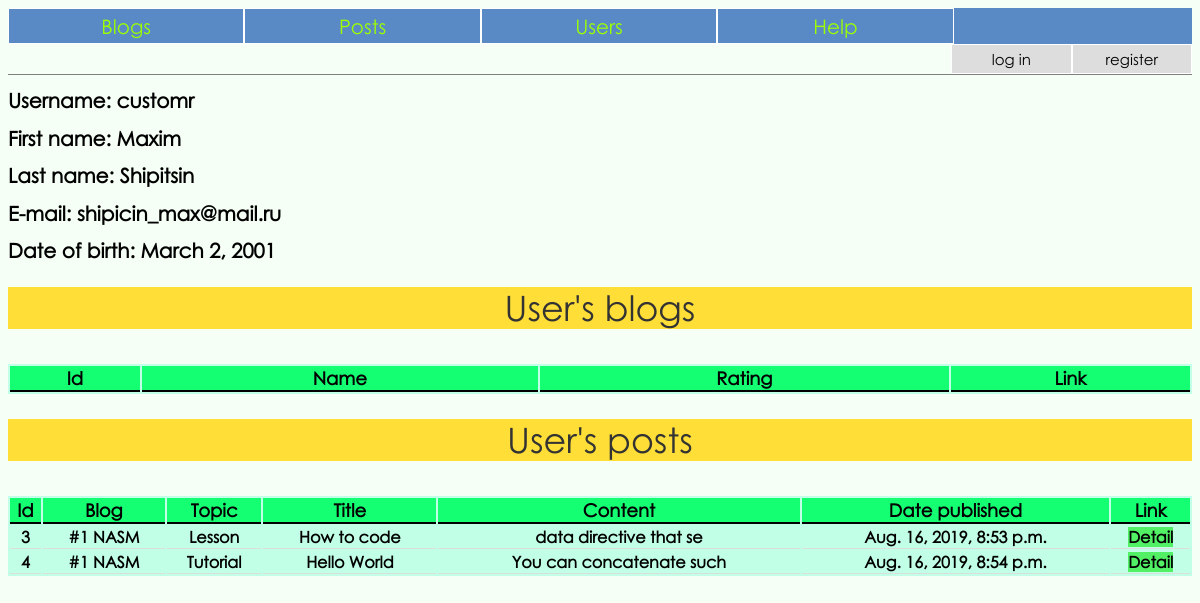
The page /user/1/ on the database its author committed.
### blog/models.py (models this page shows, shortened)
class MyUser(AbstractBaseUser):
	username = models.CharField('username', max_length=50, unique=True)
	first_name = models.CharField('first name', max_length=50)
	last_name = models.CharField('last name', max_length=50)
	email = models.EmailField(
		verbose_name='email address',
		max_length=255,
		unique=True,
	)
	date_of_birth = models.DateField()
	is_active = models.BooleanField(default=True)
	is_admin = models.BooleanField(default=False)
	objects = MyUserManager()
	USERNAME_FIELD = 'username'
	EMAIL_FIELD = 'email'
	REQUIRED_FIELDS = ['first_name', 'last_name', 'email', 'date_of_birth']

class Post(models.Model):
	blog = models.ForeignKey(Blog, on_delete=models.CASCADE, blank=True)
	author = models.ForeignKey(MyUser, on_delete=models.CASCADE, blank=True)
	topic = models.CharField('Topic', max_length=50, blank=True)
	title = models.CharField('Title', max_length=5500, blank=True)
	text = models.TextField('Text', max_length=00, blank=True)
	rating = models.IntegerField('Rating', default=0)
	date_published = models.DateTimeField('Date published', default=timezone.now, blank=True)
	liked_users = []

class Blog(models.Model):
	author = models.ForeignKey(MyUser, on_delete=models.CASCADE, blank=True)
	name = models.CharField('Name', max_length=50, blank=True, unique=True)
	rating = models.IntegerField('Rating', default=0)
	def __str__(self):
		return '#{} {}'.format(self.id, self.name)

### blog/views.py (the view)
# urls.py: path('user/<int:user_id>/', views.user, name='user'),
def user(request, user_id):
	user = get_object_or_404(MyUser, pk=user_id)
	blogs = Blog.objects.filter(author=user)
	posts = Post.objects.filter(author=user)
	context = {
		'thisuser': user,
		'posts': posts,
		'blogs': blogs
		}
	return render(request, 'blog/user_detail.html', context)

### blog/templates/blog/user_detail.html (shortened to what this page needs)
{% extends 'blog/base.html' %}
{% block content %}
<div>
	<h1>Username: {{ thisuser.username }}</h1>
	<h1>First name: {{ thisuser.first_name }}</h1>
	<h1>Last name: {{ thisuser.last_name }}</h1>
	<h1>E-mail: {{ thisuser.email }}</h1>
	<h1>Date of birth: {{ thisuser.date_of_birth }}</h1>
</div>
<p class='title'>User's blogs</p>
<div>
	<table>
		<thead>
			<tr>
				<th>Id</th>
				<th>Name</th>
				<th>Rating</th>
				<th>Link</th>
			</tr>
		</thead>
	</table>
</div>
<p class='title'>User's posts</p>
<div>
	<table>
		<thead>
			<tr>
				<th>Id</th>
				<th>Blog</th>
				<th>Topic</th>
				<th>Title</th>
				<th>Content</th>
				<th>Date published</th>
				<th>Link</th>
			</tr>
		</thead>
		<tbody>
		{% for post in posts %}
			<tr>
				<th>{{ post.id }}</th>
				<th>{{ post.blog }}</th>
				<th>{{ post.topic }}</th>
				<th>{{ post.title }}</th>
				<th>{{ post.text|slice:25 }}</th>
				<th>{{ post.date_published }}</th>
				<th><a href="{% url 'blog:post' post.id %}">Detail</a></th>
			</tr>
		{% endfor %}
		</tbody>
	</table>
</div>
{% endblock content %}

### blog/static/blog/content/style.css (style rules this page uses)
* { font-family: 'gothic' }
body { background: #F6FFF6; }
h1 { font-size: 20px; }
a { outline: none; text-decoration: none; vertical-align: center; }
a:link { color: black; background: #51f065; }
table { width: 100%; background: #c1ffe7; overflow: auto; }
thead th { font-weight: bold; font-size: 18px; background: #15ff73; border-bottom: solid 2px black }
th { border-bottom: solid 1px #dddddd; }
.title { margin-top: 25px; width: 100%; font-size: 35px; line-height: 1.2; background: #ffde38; color: #333; text-align: center; }

### rows shown on the page
MyUser: username "customr", first_name "Maxim", last_name "Shipitsin", email "shipicin_max@mail.ru", date_of_birth "March 2, 2001"
Post: id "3", blog "#1 NASM", topic "Lesson", title "How to code", text "data directive that se", date_published "Aug. 16, 2019, 8:53 p.m."
Post: id "4", blog "#1 NASM", topic "Tutorial", title "Hello World", text "You can concatenate such", date_published "Aug. 16, 2019, 8:54 p.m."
